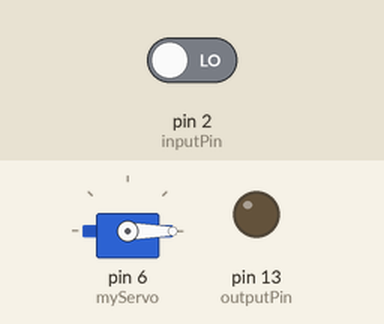
Simulated run of this sketch. Board: Arduino Uno, built with avr-gcc and run on an emulated ATmega328P. On the bench: servo, output pins drawn as LEDs (lit = HIGH). The test bench sets the inputs (shaded band); at power-on: pin 2 (inputPin) LOW.

Above: at 1.2 s.
1.3 s: pin 2 (inputPin) driven HIGH
At 1.6 s:
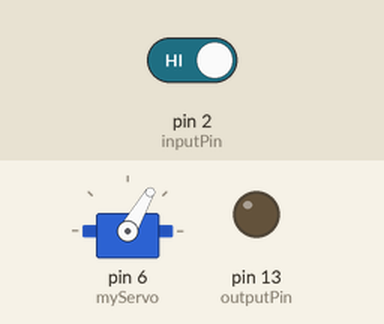
At 11.6 s:
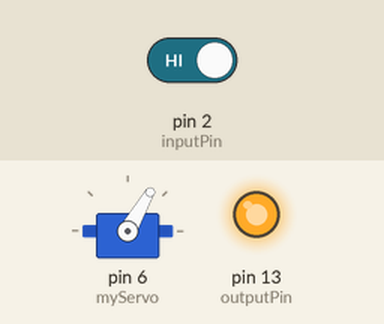
Timing chart, 0 to 12.8 s (numbered marks = the images above; inputs shaded):
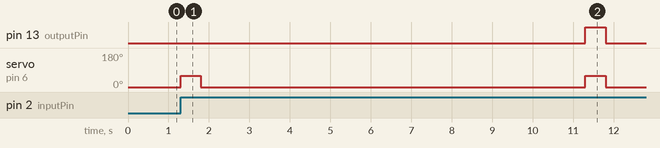

Measured:
- after the input at 1.3 s, pin 13 (outputPin): LOW → HIGH after 10.0 s, → LOW 0.50 s later; servo on pin 6 (myServo): alternates 60° for 0.50 s and 0° for 9.5 s, starting at once

The sketch:

servo_gopro.ino
```cpp
// Code to control initiation and cessation of GoPro video recording using
// servo motor and GoPro Quick App.  Minimum recording time (TIME_DURATION)
// should be >= 10 seconds

#include <Servo.h>
Servo myServo;  // Create a servo object
// Pin Configurations
const int inputPin = 2;    // Digital pin connected to the input signal
const int outputPin = 13;   // Digital pin connected to the built-in LED (for testing)
// Note that the servo signal is attached to digital pin 6 - see line 25

// Time Constants (using UL for Unsigned Long precision)
// Set recording time (TIME_DURATION) in milliseconds in following line
const unsigned long TIME_DURATION = 10000UL; // 10 seconds in milliseconds (default)
const unsigned long PULSE_5_MS      = 5UL;      // 5 milliseconds pulse duration

// State Trackers
unsigned long lastInputHighTime = 0;   // Timestamp of the absolute last detected HIGH input
unsigned long pulseStartTime = 0;      // Timestamp of when the current 5ms pulse began
bool delayTimerRunning = false;        // Tracks if we are counting down the TIME_DURATION
bool pulseActive = false;              // Tracks if the output pin is currently HIGH
int lastInputState = LOW;              // Tracks the previous state of the input pin for edge detection

void setup() {
  myServo.attach(6);  // Attaches the servo signal to digital pin 6
  pinMode(inputPin, INPUT);            // Configure input pin (change to INPUT_PULLUP if needed)
  pinMode(outputPin, OUTPUT);          // Configure output pin
  digitalWrite(outputPin, LOW);        // Initialize output as LOW
  myServo.write(0);
}

void loop() {
  int currentInputState = digitalRead(inputPin);
  unsigned long currentMillis = millis();

  // 1. INPUT MONITORING WITH EDGE DETECTION
  // Check if the input just transitioned from LOW to HIGH (Rising Edge)
  if (currentInputState == HIGH && lastInputState == LOW) {

    if (!delayTimerRunning) {
      // FIRST TRIGGER: Timer is NOT running, so fire the immediate pulse
      myServo.write(60);  // Move to 60 degrees
      delay(500);        // Wait 500 milliseconds
      myServo.write(0);
      digitalWrite(outputPin, HIGH);
      pulseStartTime = currentMillis;
      pulseActive = true;

      // Start the TIME_DURATION window
      delayTimerRunning = true;
      lastInputHighTime = currentMillis;
    } else {
      // REPEATED TRIGGER DURING THE WINDOW: Do NOT fire a pulse.
      // Simply update the timestamp to reset the TIME_DURATION countdown.
      lastInputHighTime = currentMillis;
    }
  }

  // Save the current input state for the next loop iteration
  lastInputState = currentInputState;

  // 2. DELAY COUNTDOWN (SECOND PULSE)
  // If the TIME_DURATION countdown is active, wait until TIME_DURATION milliseconds of total quiet have passed.
  if (delayTimerRunning && !pulseActive) {
    if (currentMillis - lastInputHighTime >= TIME_DURATION) {
      // Fire the SECOND 5ms pulse after TIME_DURATION milliseconds of quiet
      digitalWrite(outputPin, HIGH);
      myServo.write(60);
      delay(500);
      myServo.write(0);
      pulseStartTime = currentMillis;
      pulseActive = true;
      delayTimerRunning = false;       // Reset the window timer
    }
  }

  // 3. PULSE DURATION TRACKER
  // Once the output goes HIGH (for either pulse), shut it down exactly 5ms later.
  if (pulseActive) {
    if (currentMillis - pulseStartTime >= PULSE_5_MS) {
      digitalWrite(outputPin, LOW);    // Turn output pin LOW
      myServo.write(0);
      pulseActive = false;             // Reset pulse state
    }
  }
}
```
